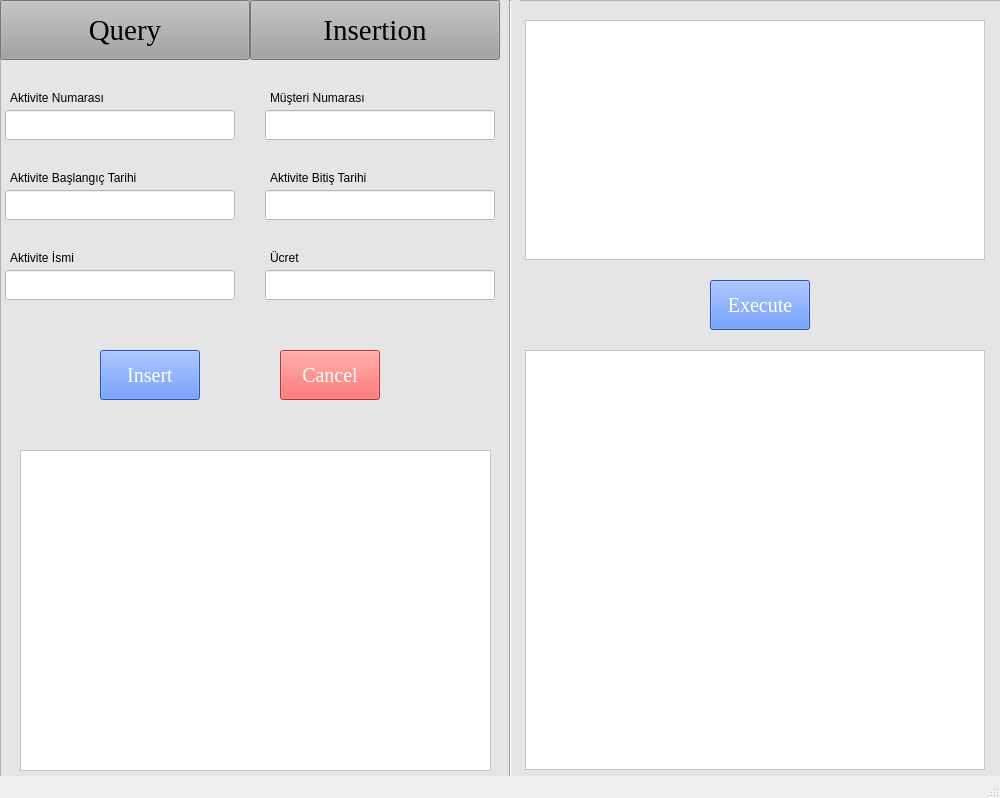
<?xml version="1.0" encoding="UTF-8"?>
<ui version="4.0">
 <class>MainWindow</class>
 <widget class="QMainWindow" name="MainWindow">
  <property name="geometry">
   <rect>
    <x>0</x>
    <y>0</y>
    <width>1000</width>
    <height>798</height>
   </rect>
  </property>
  <property name="windowTitle">
   <string>MainWindow</string>
  </property>
  <widget class="QWidget" name="centralwidget">
   <widget class="QFrame" name="frame_5">
    <property name="geometry">
     <rect>
      <x>0</x>
      <y>0</y>
      <width>1001</width>
      <height>800</height>
     </rect>
    </property>
    <property name="styleSheet">
     <string notr="true">background-color: rgb(229, 229, 229);</string>
    </property>
    <property name="frameShape">
     <enum>QFrame::StyledPanel</enum>
    </property>
    <property name="frameShadow">
     <enum>QFrame::Raised</enum>
    </property>
    <widget class="QPushButton" name="pushButton">
     <property name="geometry">
      <rect>
       <x>0</x>
       <y>0</y>
       <width>250</width>
       <height>60</height>
      </rect>
     </property>
     <property name="font">
      <font>
       <family>Times New Roman</family>
       <pointsize>22</pointsize>
      </font>
     </property>
     <property name="styleSheet">
      <string notr="true">background-color: rgb(163, 163, 163);</string>
     </property>
     <property name="text">
      <string>Query</string>
     </property>
    </widget>
    <widget class="QPushButton" name="pushButton_2">
     <property name="geometry">
      <rect>
       <x>250</x>
       <y>0</y>
       <width>250</width>
       <height>60</height>
      </rect>
     </property>
     <property name="font">
      <font>
       <family>Times New Roman</family>
       <pointsize>22</pointsize>
      </font>
     </property>
     <property name="styleSheet">
      <string notr="true">background-color: rgb(163, 163, 163);</string>
     </property>
     <property name="text">
      <string>Insertion</string>
     </property>
    </widget>
    <widget class="QTextEdit" name="textEdit">
     <property name="geometry">
      <rect>
       <x>525</x>
       <y>20</y>
       <width>460</width>
       <height>240</height>
      </rect>
     </property>
     <property name="styleSheet">
      <string notr="true">background-color: rgb(255, 255, 255);</string>
     </property>
    </widget>
    <widget class="QPushButton" name="pushButton_5">
     <property name="geometry">
      <rect>
       <x>710</x>
       <y>280</y>
       <width>100</width>
       <height>50</height>
      </rect>
     </property>
     <property name="palette">
      <palette>
       <active>
        <colorrole role="WindowText">
         <brush brushstyle="SolidPattern">
          <color alpha="255">
           <red>255</red>
           <green>255</green>
           <blue>255</blue>
          </color>
         </brush>
        </colorrole>
        <colorrole role="Button">
         <brush brushstyle="SolidPattern">
          <color alpha="255">
           <red>56</red>
           <green>116</green>
           <blue>255</blue>
          </color>
         </brush>
        </colorrole>
        <colorrole role="Light">
         <brush brushstyle="SolidPattern">
          <color alpha="255">
           <red>51</red>
           <green>133</green>
           <blue>255</blue>
          </color>
         </brush>
        </colorrole>
        <colorrole role="Text">
         <brush brushstyle="SolidPattern">
          <color alpha="255">
           <red>255</red>
           <green>255</green>
           <blue>255</blue>
          </color>
         </brush>
        </colorrole>
        <colorrole role="ButtonText">
         <brush brushstyle="SolidPattern">
          <color alpha="255">
           <red>255</red>
           <green>255</green>
           <blue>255</blue>
          </color>
         </brush>
        </colorrole>
        <colorrole role="Base">
         <brush brushstyle="SolidPattern">
          <color alpha="255">
           <red>56</red>
           <green>116</green>
           <blue>255</blue>
          </color>
         </brush>
        </colorrole>
        <colorrole role="Window">
         <brush brushstyle="SolidPattern">
          <color alpha="255">
           <red>56</red>
           <green>116</green>
           <blue>255</blue>
          </color>
         </brush>
        </colorrole>
       </active>
       <inactive>
        <colorrole role="WindowText">
         <brush brushstyle="SolidPattern">
          <color alpha="255">
           <red>255</red>
           <green>255</green>
           <blue>255</blue>
          </color>
         </brush>
        </colorrole>
        <colorrole role="Button">
         <brush brushstyle="SolidPattern">
          <color alpha="255">
           <red>56</red>
           <green>116</green>
           <blue>255</blue>
          </color>
         </brush>
        </colorrole>
        <colorrole role="Light">
         <brush brushstyle="SolidPattern">
          <color alpha="255">
           <red>51</red>
           <green>133</green>
           <blue>255</blue>
          </color>
         </brush>
        </colorrole>
        <colorrole role="Text">
         <brush brushstyle="SolidPattern">
          <color alpha="255">
           <red>255</red>
           <green>255</green>
           <blue>255</blue>
          </color>
         </brush>
        </colorrole>
        <colorrole role="ButtonText">
         <brush brushstyle="SolidPattern">
          <color alpha="255">
           <red>255</red>
           <green>255</green>
           <blue>255</blue>
          </color>
         </brush>
        </colorrole>
        <colorrole role="Base">
         <brush brushstyle="SolidPattern">
          <color alpha="255">
           <red>56</red>
           <green>116</green>
           <blue>255</blue>
          </color>
         </brush>
        </colorrole>
        <colorrole role="Window">
         <brush brushstyle="SolidPattern">
          <color alpha="255">
           <red>56</red>
           <green>116</green>
           <blue>255</blue>
          </color>
         </brush>
        </colorrole>
       </inactive>
       <disabled>
        <colorrole role="WindowText">
         <brush brushstyle="SolidPattern">
          <color alpha="255">
           <red>255</red>
           <green>255</green>
           <blue>255</blue>
          </color>
         </brush>
        </colorrole>
        <colorrole role="Button">
         <brush brushstyle="SolidPattern">
          <color alpha="255">
           <red>56</red>
           <green>116</green>
           <blue>255</blue>
          </color>
         </brush>
        </colorrole>
        <colorrole role="Light">
         <brush brushstyle="SolidPattern">
          <color alpha="255">
           <red>51</red>
           <green>133</green>
           <blue>255</blue>
          </color>
         </brush>
        </colorrole>
        <colorrole role="Text">
         <brush brushstyle="SolidPattern">
          <color alpha="255">
           <red>255</red>
           <green>255</green>
           <blue>255</blue>
          </color>
         </brush>
        </colorrole>
        <colorrole role="ButtonText">
         <brush brushstyle="SolidPattern">
          <color alpha="255">
           <red>255</red>
           <green>255</green>
           <blue>255</blue>
          </color>
         </brush>
        </colorrole>
        <colorrole role="Base">
         <brush brushstyle="SolidPattern">
          <color alpha="255">
           <red>56</red>
           <green>116</green>
           <blue>255</blue>
          </color>
         </brush>
        </colorrole>
        <colorrole role="Window">
         <brush brushstyle="SolidPattern">
          <color alpha="255">
           <red>56</red>
           <green>116</green>
           <blue>255</blue>
          </color>
         </brush>
        </colorrole>
       </disabled>
      </palette>
     </property>
     <property name="font">
      <font>
       <family>Times New Roman</family>
       <pointsize>15</pointsize>
      </font>
     </property>
     <property name="styleSheet">
      <string notr="true">background-color: rgb(56, 116, 255);
color: rgb(255, 255, 255);</string>
     </property>
     <property name="text">
      <string>Execute</string>
     </property>
    </widget>
    <widget class="QTextEdit" name="textEdit_2">
     <property name="geometry">
      <rect>
       <x>525</x>
       <y>350</y>
       <width>460</width>
       <height>420</height>
      </rect>
     </property>
     <property name="styleSheet">
      <string notr="true">background-color: rgb(255, 255, 255);</string>
     </property>
     <property name="readOnly">
      <bool>true</bool>
     </property>
    </widget>
    <widget class="Line" name="line_5">
     <property name="geometry">
      <rect>
       <x>500</x>
       <y>0</y>
       <width>20</width>
       <height>811</height>
      </rect>
     </property>
     <property name="orientation">
      <enum>Qt::Vertical</enum>
     </property>
    </widget>
    <widget class="QLineEdit" name="lineEdit">
     <property name="geometry">
      <rect>
       <x>5</x>
       <y>110</y>
       <width>230</width>
       <height>30</height>
      </rect>
     </property>
     <property name="styleSheet">
      <string notr="true">background-color: rgb(255, 255, 255);</string>
     </property>
     <property name="text">
      <string/>
     </property>
    </widget>
    <widget class="QLineEdit" name="lineEdit_2">
     <property name="geometry">
      <rect>
       <x>265</x>
       <y>110</y>
       <width>230</width>
       <height>30</height>
      </rect>
     </property>
     <property name="styleSheet">
      <string notr="true">background-color: rgb(255, 255, 255);</string>
     </property>
     <property name="text">
      <string/>
     </property>
    </widget>
    <widget class="QLineEdit" name="lineEdit_3">
     <property name="geometry">
      <rect>
       <x>5</x>
       <y>190</y>
       <width>230</width>
       <height>30</height>
      </rect>
     </property>
     <property name="styleSheet">
      <string notr="true">background-color: rgb(255, 255, 255);</string>
     </property>
     <property name="text">
      <string/>
     </property>
    </widget>
    <widget class="QLineEdit" name="lineEdit_5">
     <property name="geometry">
      <rect>
       <x>5</x>
       <y>270</y>
       <width>230</width>
       <height>30</height>
      </rect>
     </property>
     <property name="styleSheet">
      <string notr="true">background-color: rgb(255, 255, 255);</string>
     </property>
     <property name="text">
      <string/>
     </property>
    </widget>
    <widget class="QLineEdit" name="lineEdit_4">
     <property name="geometry">
      <rect>
       <x>265</x>
       <y>190</y>
       <width>230</width>
       <height>30</height>
      </rect>
     </property>
     <property name="styleSheet">
      <string notr="true">background-color: rgb(255, 255, 255);</string>
     </property>
     <property name="text">
      <string/>
     </property>
    </widget>
    <widget class="QLineEdit" name="lineEdit_6">
     <property name="geometry">
      <rect>
       <x>265</x>
       <y>270</y>
       <width>230</width>
       <height>30</height>
      </rect>
     </property>
     <property name="styleSheet">
      <string notr="true">background-color: rgb(255, 255, 255);</string>
     </property>
     <property name="text">
      <string/>
     </property>
    </widget>
    <widget class="QLabel" name="label_19">
     <property name="geometry">
      <rect>
       <x>10</x>
       <y>90</y>
       <width>111</width>
       <height>16</height>
      </rect>
     </property>
     <property name="text">
      <string>Aktivite Numarası</string>
     </property>
    </widget>
    <widget class="QLabel" name="label_20">
     <property name="geometry">
      <rect>
       <x>270</x>
       <y>90</y>
       <width>111</width>
       <height>16</height>
      </rect>
     </property>
     <property name="text">
      <string>Müşteri Numarası</string>
     </property>
    </widget>
    <widget class="QLabel" name="label_21">
     <property name="geometry">
      <rect>
       <x>10</x>
       <y>170</y>
       <width>131</width>
       <height>16</height>
      </rect>
     </property>
     <property name="text">
      <string>Aktivite Başlangıç Tarihi</string>
     </property>
    </widget>
    <widget class="QLabel" name="label_22">
     <property name="geometry">
      <rect>
       <x>270</x>
       <y>170</y>
       <width>111</width>
       <height>16</height>
      </rect>
     </property>
     <property name="text">
      <string>Aktivite Bitiş Tarihi</string>
     </property>
    </widget>
    <widget class="QLabel" name="label_23">
     <property name="geometry">
      <rect>
       <x>10</x>
       <y>250</y>
       <width>111</width>
       <height>16</height>
      </rect>
     </property>
     <property name="text">
      <string>Aktivite İsmi</string>
     </property>
    </widget>
    <widget class="QLabel" name="label_24">
     <property name="geometry">
      <rect>
       <x>270</x>
       <y>250</y>
       <width>111</width>
       <height>16</height>
      </rect>
     </property>
     <property name="text">
      <string>Ücret</string>
     </property>
    </widget>
    <widget class="QPushButton" name="pushButton_3">
     <property name="geometry">
      <rect>
       <x>100</x>
       <y>350</y>
       <width>100</width>
       <height>50</height>
      </rect>
     </property>
     <property name="palette">
      <palette>
       <active>
        <colorrole role="WindowText">
         <brush brushstyle="SolidPattern">
          <color alpha="255">
           <red>255</red>
           <green>255</green>
           <blue>255</blue>
          </color>
         </brush>
        </colorrole>
        <colorrole role="Button">
         <brush brushstyle="SolidPattern">
          <color alpha="255">
           <red>56</red>
           <green>116</green>
           <blue>255</blue>
          </color>
         </brush>
        </colorrole>
        <colorrole role="Light">
         <brush brushstyle="SolidPattern">
          <color alpha="255">
           <red>51</red>
           <green>133</green>
           <blue>255</blue>
          </color>
         </brush>
        </colorrole>
        <colorrole role="Text">
         <brush brushstyle="SolidPattern">
          <color alpha="255">
           <red>255</red>
           <green>255</green>
           <blue>255</blue>
          </color>
         </brush>
        </colorrole>
        <colorrole role="ButtonText">
         <brush brushstyle="SolidPattern">
          <color alpha="255">
           <red>255</red>
           <green>255</green>
           <blue>255</blue>
          </color>
         </brush>
        </colorrole>
        <colorrole role="Base">
         <brush brushstyle="SolidPattern">
          <color alpha="255">
           <red>56</red>
           <green>116</green>
           <blue>255</blue>
          </color>
         </brush>
        </colorrole>
        <colorrole role="Window">
         <brush brushstyle="SolidPattern">
          <color alpha="255">
           <red>56</red>
           <green>116</green>
           <blue>255</blue>
          </color>
         </brush>
        </colorrole>
       </active>
       <inactive>
        <colorrole role="WindowText">
         <brush brushstyle="SolidPattern">
          <color alpha="255">
           <red>255</red>
           <green>255</green>
           <blue>255</blue>
          </color>
         </brush>
        </colorrole>
        <colorrole role="Button">
         <brush brushstyle="SolidPattern">
          <color alpha="255">
           <red>56</red>
           <green>116</green>
           <blue>255</blue>
          </color>
         </brush>
        </colorrole>
        <colorrole role="Light">
         <brush brushstyle="SolidPattern">
          <color alpha="255">
           <red>51</red>
           <green>133</green>
           <blue>255</blue>
          </color>
         </brush>
        </colorrole>
        <colorrole role="Text">
         <brush brushstyle="SolidPattern">
          <color alpha="255">
           <red>255</red>
           <green>255</green>
           <blue>255</blue>
          </color>
         </brush>
        </colorrole>
        <colorrole role="ButtonText">
         <brush brushstyle="SolidPattern">
          <color alpha="255">
           <red>255</red>
           <green>255</green>
           <blue>255</blue>
          </color>
         </brush>
        </colorrole>
        <colorrole role="Base">
         <brush brushstyle="SolidPattern">
          <color alpha="255">
           <red>56</red>
           <green>116</green>
           <blue>255</blue>
          </color>
         </brush>
        </colorrole>
        <colorrole role="Window">
         <brush brushstyle="SolidPattern">
          <color alpha="255">
           <red>56</red>
           <green>116</green>
           <blue>255</blue>
          </color>
         </brush>
        </colorrole>
       </inactive>
       <disabled>
        <colorrole role="WindowText">
         <brush brushstyle="SolidPattern">
          <color alpha="255">
           <red>255</red>
           <green>255</green>
           <blue>255</blue>
          </color>
         </brush>
        </colorrole>
        <colorrole role="Button">
         <brush brushstyle="SolidPattern">
          <color alpha="255">
           <red>56</red>
           <green>116</green>
           <blue>255</blue>
          </color>
         </brush>
        </colorrole>
        <colorrole role="Light">
         <brush brushstyle="SolidPattern">
          <color alpha="255">
           <red>51</red>
           <green>133</green>
           <blue>255</blue>
          </color>
         </brush>
        </colorrole>
        <colorrole role="Text">
         <brush brushstyle="SolidPattern">
          <color alpha="255">
           <red>255</red>
           <green>255</green>
           <blue>255</blue>
          </color>
         </brush>
        </colorrole>
        <colorrole role="ButtonText">
         <brush brushstyle="SolidPattern">
          <color alpha="255">
           <red>255</red>
           <green>255</green>
           <blue>255</blue>
          </color>
         </brush>
        </colorrole>
        <colorrole role="Base">
         <brush brushstyle="SolidPattern">
          <color alpha="255">
           <red>56</red>
           <green>116</green>
           <blue>255</blue>
          </color>
         </brush>
        </colorrole>
        <colorrole role="Window">
         <brush brushstyle="SolidPattern">
          <color alpha="255">
           <red>56</red>
           <green>116</green>
           <blue>255</blue>
          </color>
         </brush>
        </colorrole>
       </disabled>
      </palette>
     </property>
     <property name="font">
      <font>
       <family>Times New Roman</family>
       <pointsize>15</pointsize>
      </font>
     </property>
     <property name="styleSheet">
      <string notr="true">background-color: rgb(56, 116, 255);
color: rgb(255, 255, 255);</string>
     </property>
     <property name="text">
      <string>Insert</string>
     </property>
    </widget>
    <widget class="QPushButton" name="pushButton_4">
     <property name="geometry">
      <rect>
       <x>280</x>
       <y>350</y>
       <width>100</width>
       <height>50</height>
      </rect>
     </property>
     <property name="palette">
      <palette>
       <active>
        <colorrole role="WindowText">
         <brush brushstyle="SolidPattern">
          <color alpha="255">
           <red>255</red>
           <green>255</green>
           <blue>255</blue>
          </color>
         </brush>
        </colorrole>
        <colorrole role="Button">
         <brush brushstyle="SolidPattern">
          <color alpha="255">
           <red>255</red>
           <green>71</green>
           <blue>65</blue>
          </color>
         </brush>
        </colorrole>
        <colorrole role="Light">
         <brush brushstyle="SolidPattern">
          <color alpha="255">
           <red>51</red>
           <green>133</green>
           <blue>255</blue>
          </color>
         </brush>
        </colorrole>
        <colorrole role="Text">
         <brush brushstyle="SolidPattern">
          <color alpha="255">
           <red>255</red>
           <green>255</green>
           <blue>255</blue>
          </color>
         </brush>
        </colorrole>
        <colorrole role="ButtonText">
         <brush brushstyle="SolidPattern">
          <color alpha="255">
           <red>255</red>
           <green>255</green>
           <blue>255</blue>
          </color>
         </brush>
        </colorrole>
        <colorrole role="Base">
         <brush brushstyle="SolidPattern">
          <color alpha="255">
           <red>255</red>
           <green>71</green>
           <blue>65</blue>
          </color>
         </brush>
        </colorrole>
        <colorrole role="Window">
         <brush brushstyle="SolidPattern">
          <color alpha="255">
           <red>255</red>
           <green>71</green>
           <blue>65</blue>
          </color>
         </brush>
        </colorrole>
       </active>
       <inactive>
        <colorrole role="WindowText">
         <brush brushstyle="SolidPattern">
          <color alpha="255">
           <red>255</red>
           <green>255</green>
           <blue>255</blue>
          </color>
         </brush>
        </colorrole>
        <colorrole role="Button">
         <brush brushstyle="SolidPattern">
          <color alpha="255">
           <red>255</red>
           <green>71</green>
           <blue>65</blue>
          </color>
         </brush>
        </colorrole>
        <colorrole role="Light">
         <brush brushstyle="SolidPattern">
          <color alpha="255">
           <red>51</red>
           <green>133</green>
           <blue>255</blue>
          </color>
         </brush>
        </colorrole>
        <colorrole role="Text">
         <brush brushstyle="SolidPattern">
          <color alpha="255">
           <red>255</red>
           <green>255</green>
           <blue>255</blue>
          </color>
         </brush>
        </colorrole>
        <colorrole role="ButtonText">
         <brush brushstyle="SolidPattern">
          <color alpha="255">
           <red>255</red>
           <green>255</green>
           <blue>255</blue>
          </color>
         </brush>
        </colorrole>
        <colorrole role="Base">
         <brush brushstyle="SolidPattern">
          <color alpha="255">
           <red>255</red>
           <green>71</green>
           <blue>65</blue>
          </color>
         </brush>
        </colorrole>
        <colorrole role="Window">
         <brush brushstyle="SolidPattern">
          <color alpha="255">
           <red>255</red>
           <green>71</green>
           <blue>65</blue>
          </color>
         </brush>
        </colorrole>
       </inactive>
       <disabled>
        <colorrole role="WindowText">
         <brush brushstyle="SolidPattern">
          <color alpha="255">
           <red>255</red>
           <green>255</green>
           <blue>255</blue>
          </color>
         </brush>
        </colorrole>
        <colorrole role="Button">
         <brush brushstyle="SolidPattern">
          <color alpha="255">
           <red>255</red>
           <green>71</green>
           <blue>65</blue>
          </color>
         </brush>
        </colorrole>
        <colorrole role="Light">
         <brush brushstyle="SolidPattern">
          <color alpha="255">
           <red>51</red>
           <green>133</green>
           <blue>255</blue>
          </color>
         </brush>
        </colorrole>
        <colorrole role="Text">
         <brush brushstyle="SolidPattern">
          <color alpha="255">
           <red>255</red>
           <green>255</green>
           <blue>255</blue>
          </color>
         </brush>
        </colorrole>
        <colorrole role="ButtonText">
         <brush brushstyle="SolidPattern">
          <color alpha="255">
           <red>255</red>
           <green>255</green>
           <blue>255</blue>
          </color>
         </brush>
        </colorrole>
        <colorrole role="Base">
         <brush brushstyle="SolidPattern">
          <color alpha="255">
           <red>255</red>
           <green>71</green>
           <blue>65</blue>
          </color>
         </brush>
        </colorrole>
        <colorrole role="Window">
         <brush brushstyle="SolidPattern">
          <color alpha="255">
           <red>255</red>
           <green>71</green>
           <blue>65</blue>
          </color>
         </brush>
        </colorrole>
       </disabled>
      </palette>
     </property>
     <property name="font">
      <font>
       <family>Times New Roman</family>
       <pointsize>15</pointsize>
      </font>
     </property>
     <property name="styleSheet">
      <string notr="true">color: rgb(255, 255, 255);
background-color: rgb(255, 71, 65);</string>
     </property>
     <property name="text">
      <string>Cancel</string>
     </property>
    </widget>
    <widget class="QTextEdit" name="textEdit_3">
     <property name="geometry">
      <rect>
       <x>20</x>
       <y>450</y>
       <width>471</width>
       <height>321</height>
      </rect>
     </property>
     <property name="styleSheet">
      <string notr="true">background-color: rgb(255, 255, 255);</string>
     </property>
     <property name="readOnly">
      <bool>true</bool>
     </property>
    </widget>
   </widget>
  </widget>
  <widget class="QStatusBar" name="statusbar"/>
 </widget>
 <resources/>
 <connections/>
</ui>
